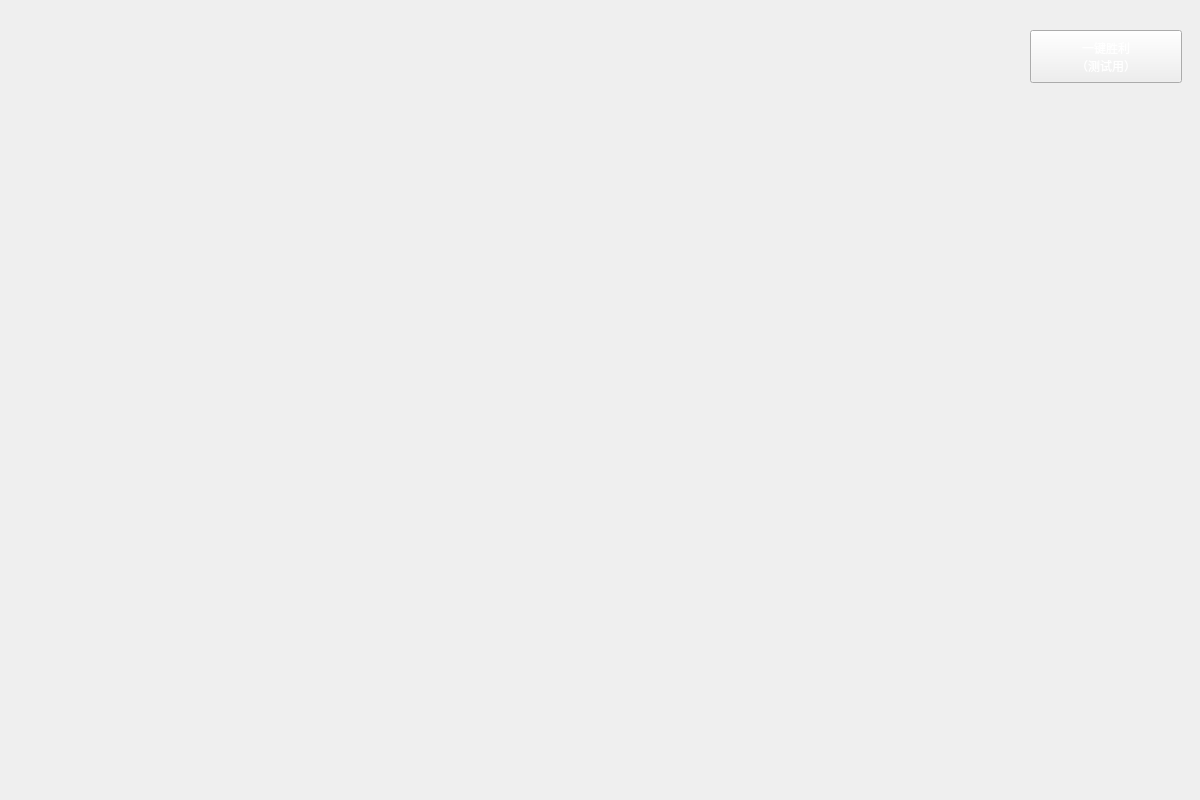
<?xml version="1.0" encoding="UTF-8"?>
<ui version="4.0">
 <class>MineMode</class>
 <widget class="QMainWindow" name="MineMode">
  <property name="geometry">
   <rect>
    <x>0</x>
    <y>0</y>
    <width>1200</width>
    <height>800</height>
   </rect>
  </property>
  <property name="windowTitle">
   <string>太空雷神</string>
  </property>
  <widget class="QWidget" name="centralwidget">
   <widget class="QLabel" name="label">
    <property name="geometry">
     <rect>
      <x>0</x>
      <y>0</y>
      <width>1200</width>
      <height>800</height>
     </rect>
    </property>
    <property name="styleSheet">
     <string notr="true">background-image: url(:/res/res/startgame.jpg);</string>
    </property>
    <property name="text">
     <string/>
    </property>
   </widget>
   <widget class="QPushButton" name="pushButton">
    <property name="geometry">
     <rect>
      <x>1030</x>
      <y>30</y>
      <width>152</width>
      <height>53</height>
     </rect>
    </property>
    <property name="styleSheet">
     <string notr="true">background-image: url(:/res/res/startbtn/banzi.png);
font: 11pt &quot;方正粗圆简体&quot;;
color: rgb(255, 255, 255);</string>
    </property>
    <property name="text">
     <string>一键胜利
（测试用）</string>
    </property>
   </widget>
  </widget>
 </widget>
 <resources/>
 <connections/>
</ui>
